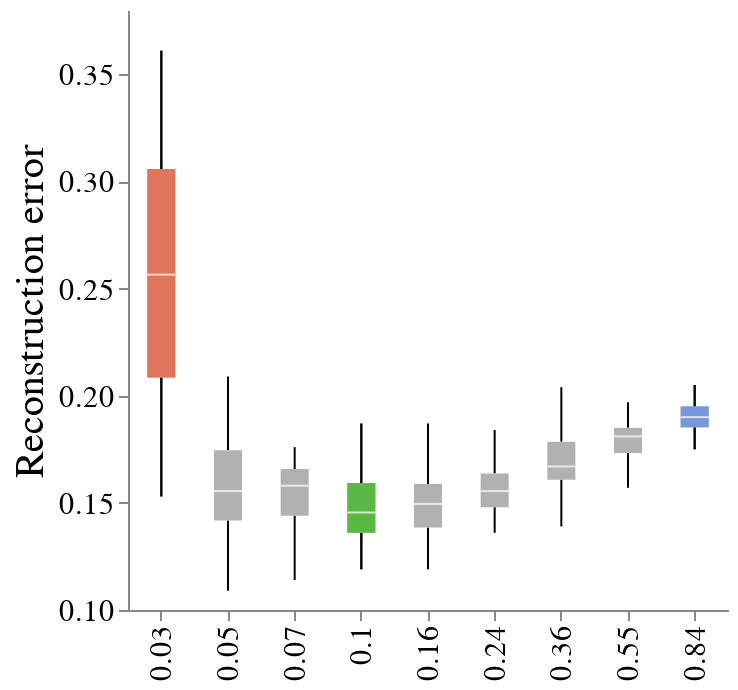
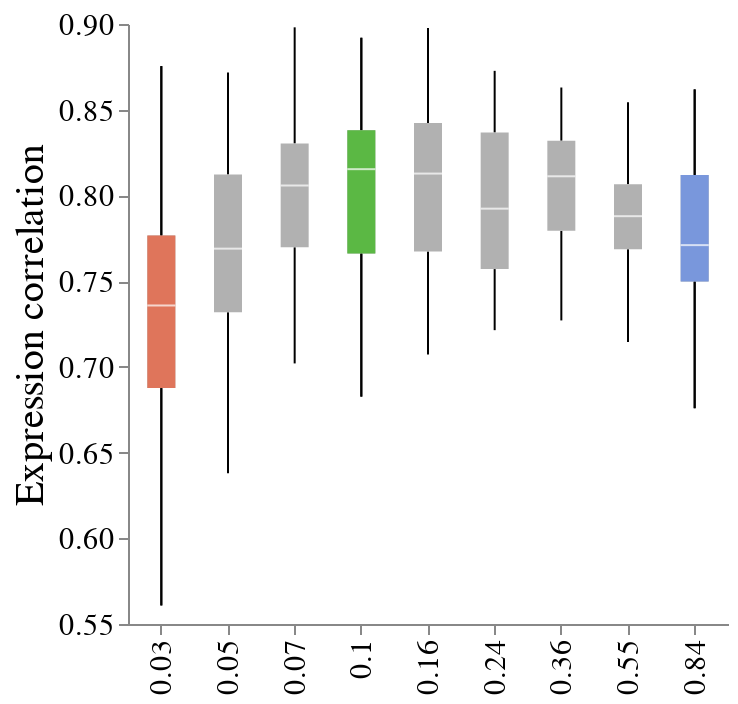
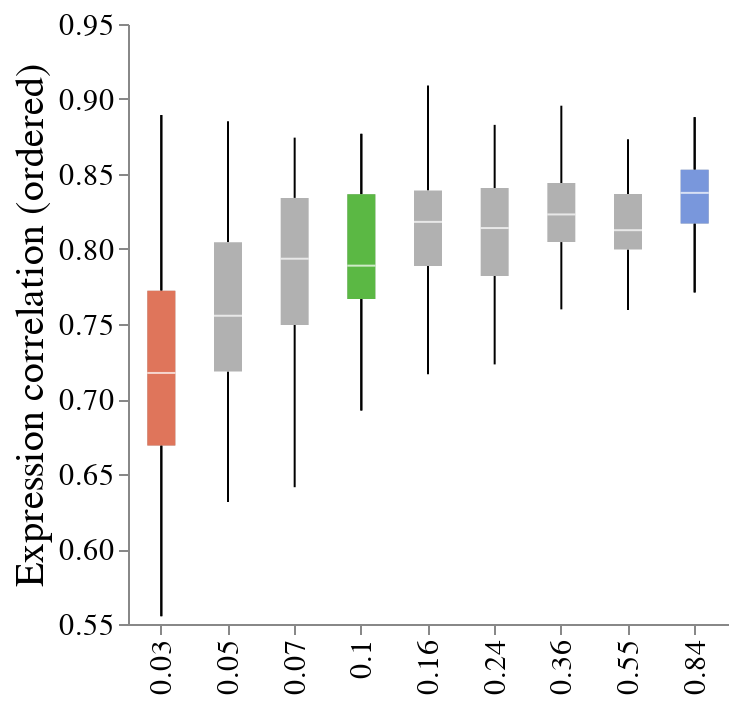
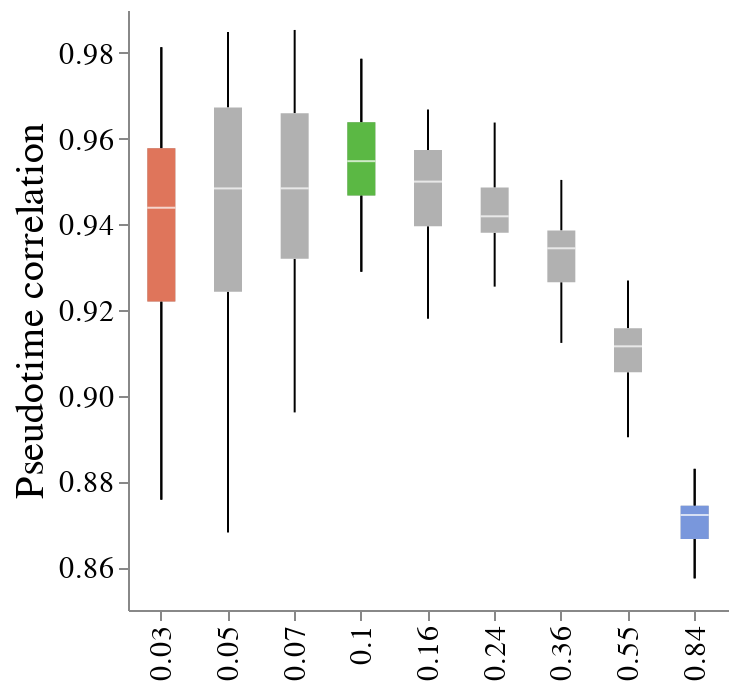

The notebook cell saved with these charts, in order:
### Code cell
# plot expression correlation
err_fit = 'l1'
pc_low = 0.03
pc_high = 0.84
pc_opt = L_tradeoff.groupby('pc')[err_fit].median().idxmin()

Pcs_h = [pc_low, pc_opt, pc_high]
pl_l1 = T.pl.plot_tradeoff_dw(L_tradeoff, Pcs_h, ycol='l1', ylabel='Reconstruction error')
pl_exp_corr = T.pl.plot_tradeoff_dw(L_tradeoff, Pcs_h, ycol='exp_corr', ylabel='Expression correlation')
pl_exp_corr_ord = T.pl.plot_tradeoff_dw(L_tradeoff, Pcs_h, ycol='or_exp_corr', ylabel='Expression correlation (ordered)')
pl_pseudo = T.pl.plot_tradeoff_dw(L_tradeoff, Pcs_h, ycol='dpt_corr', ylabel='Pseudotime correlation')

pl_l1.display()
pl_exp_corr.display()
pl_exp_corr_ord.display()
pl_pseudo.display()

if to_save:
    save(pl_l1, os.path.join(outdir, 'l1.png'),  scale_factor=2.0)
    save(pl_exp_corr, os.path.join(outdir, 'exp.png'),  scale_factor=2.0)
    save(pl_exp_corr_ord, os.path.join(outdir, 'exp_ord.png'),  scale_factor=2.0)
    save(pl_pseudo, os.path.join(outdir, 'pseudo.png'),  scale_factor=2.0)
